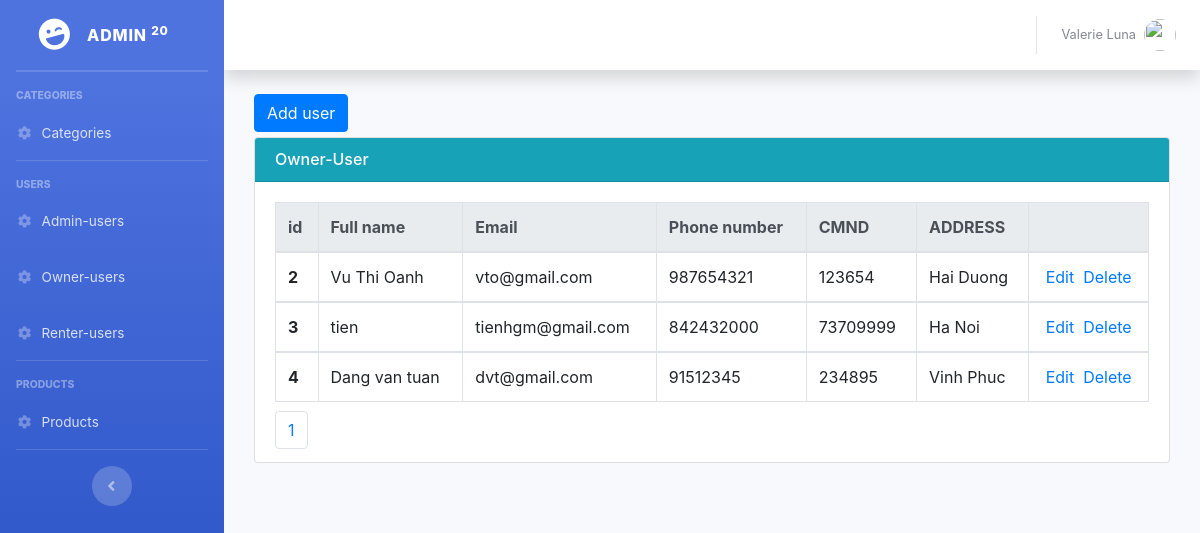
/Backend/index.php?controller=ownerUsers&action=read (signed in), run on the app's committed database.
### tables this page shows
CREATE TABLE `owner_users` (
  `id` int(11) NOT NULL,
  `name` varchar(255) NOT NULL,
  `email` varchar(255) NOT NULL,
  `password` varchar(255) NOT NULL,
  `phonenumber` int(11) NOT NULL,
  `cmnd` int(11) NOT NULL,
  `address` varchar(255) NOT NULL
);

### Backend/Controllers/OwnerUsersController.php (called while the page is built, shortened)
<?php
	include "Models/OwnerUsersModel.php";
	class OwnerUsersController extends OwnerUsersModel{
		public function read(){
			$recordPerPage = 4;
			$numPage = ceil($this->modelTotal()/$recordPerPage);
			$listRecord = $this->modelRead($recordPerPage);
			include "Views/OwnerUsersView.php";
		}
	}
 ?>

### Backend/Models/OwnerUsersModel.php (called while the page is built, shortened)
<?php
	class OwnerUsersModel{
		public function modelRead($recordPerPage){
			$total = $this->modelTotal();
			$numPage = ceil($total/$recordPerPage);
			$page = isset($_GET["p"]) && $_GET["p"] > 0 ? $_GET["p"]-1 : 0;
			$from = $page * $recordPerPage;
			$conn = Connection::getInstance();
			$query = $conn->query("select * from owner_users order by id asc limit $from, $recordPerPage");
			return $query->fetchAll();
		}
		public function modelTotal(){
			$conn = Connection::getInstance();
			$query = $conn->query("select id from owner_users order by id desc");
			return $query->rowCount();
		}
	}
 ?>

### Backend/Views/OwnerUsersView.php (the view, shortened to what this page needs)
<div class="col-md-12">
    <div style="margin-bottom:5px;">
        <a href="index.php?controller=ownerUsers&action=create" class="btn btn-primary">Add user</a>
    </div>
    <div class="card card-primary">
       <h6 class="card-header bg-info" style="color: white">Owner-User</h6>
        <div class="card-body">
            <table class="table table-bordered">
              <thead class="thead-light">
                <tr>
                  <th scope="col">id</th>
                  <th scope="col">Full name</th>
                  <th scope="col">Email</th>
                  <th scope="col">Phone number</th>
                  <th scope="col">CMND</th>
                  <th scope="col">ADDRESS</th>
                  <th scope="col"></th>
                </tr>
              </thead>
              <?php foreach($listRecord as $rows): ?>
              <tbody>
                <tr>
                  <th scope="row"><?php echo $rows->id; ?></th>
                  <td><?php echo $rows->name; ?></td>
                  <td><?php echo $rows->email; ?></td>
                  <td><?php echo $rows->phonenumber; ?></td>
                  <td><?php echo $rows->cmnd;?></td>
                  <td><?php echo $rows->address;?></td>
                  <td style="text-align:center;">
                    <a href="index.php?controller=ownerUsers&action=update&id=<?php echo $rows->id; ?>">Edit</a>&nbsp;
                    <a href="index.php?controller=ownerUsers&action=delete&id=<?php echo $rows->id; ?>" onclick="return window.confirm('Are you sure?');">Delete</a>
                  </td>
                </tr>
              </tbody>
              <?php endforeach; ?>
            </table>
            <ul class="pagination">
                <li class="page-item">
                    <?php for($i = 1; $i <= $numPage; $i++): ?>
                    <a href="index.php?controller=ownerUsers&action=read&p=<?php echo $i; ?>" class="page-link"><?php echo $i; ?></a>
                    <?php endfor; ?>
                </li>
            </ul>
        </div>
    </div>
</div>

### Backend/Views/OwnerUsersView.php (style rules this page uses)
.pagination { padding:0px; margin:0px; }
.page-link { display: inline; }

### data on the page
owner_users: id "2", name "Vu Thi Oanh", email "vto@gmail.com", phonenumber "987654321", cmnd "123654", address "Hai Duong"
owner_users: id "3", name "tien", email "tienhgm@gmail.com", phonenumber "842432000", cmnd "73709999", address "Ha Noi"
owner_users: id "4", name "Dang van tuan", email "dvt@gmail.com", phonenumber "91512345", cmnd "234895", address "Vinh Phuc"
